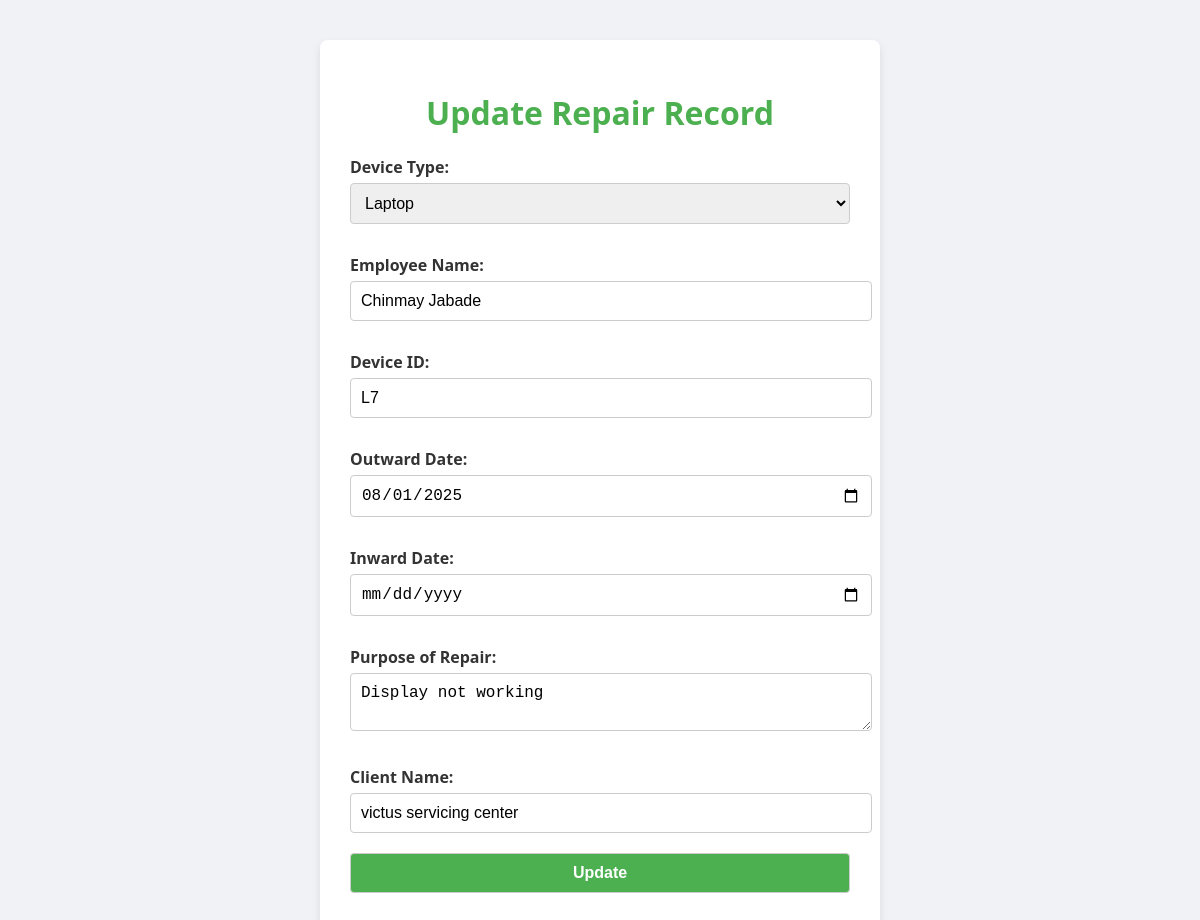
The page /update-repair/1 on the database its author committed.
### models/repair.py (models this page shows, shortened)
class Repair(db.Model):
    __tablename__ = 'repair'
    id = db.Column(db.Integer, primary_key=True)
    device_type = db.Column(db.String(50))
    emp_name = db.Column(db.String(100))
    device_id = db.Column(db.String(50))
    outward_date = db.Column(db.Date, nullable=True)
    inward_date = db.Column(db.Date, nullable=True)
    purpose_of_repair = db.Column(db.Text)
    client_name = db.Column(db.String(100))

### app.py (the view, shortened to what this page needs)
@app.route('/update-repair/<int:repair_id>', methods=['GET', 'POST'])
def update_repair(repair_id):
    repair = Repair.query.get_or_404(repair_id)
    return render_template('update_repair.html', repair=repair)

### Templates/update_repair.html (shortened to what this page needs)
<!DOCTYPE html>
<html lang="en">
<head>
</head>
<body>
  <div class="container">
    <h1>Update Repair Record</h1>
    <form method="POST">
      <label for="device_type">Device Type:</label>
      <select id="device_type" name="device_type" required>
        <option value="Laptop" {% if repair.device_type == 'Laptop' %}selected{% endif %}>Laptop</option>
      </select>
      <label for="emp_name">Employee Name:</label>
      <input type="text" id="emp_name" name="emp_name" value="{{ repair.emp_name }}" required>
      <label for="device_id">Device ID:</label>
      <input type="text" id="device_id" name="device_id" value="{{ repair.device_id }}" required>
      <label for="outward_date">Outward Date:</label>
      <input type="date" id="outward_date" name="outward_date" value="{{ repair.outward_date }}">
      <label for="inward_date">Inward Date:</label>
      <input type="date" id="inward_date" name="inward_date" value="{{ repair.inward_date }}">
      <label for="purpose_of_repair">Purpose of Repair:</label>
      <textarea id="purpose_of_repair" name="purpose_of_repair">{{ repair.purpose_of_repair }}</textarea>
      <label for="client_name">Client Name:</label>
      <input type="text" id="client_name" name="client_name" value="{{ repair.client_name }}" required>
      <input type="submit" value="Update">
    </form>
  </div>
</body>
</html>

### Templates/update_repair.html (style rules this page uses)
body { font-family: 'Segoe UI', Tahoma, Geneva, Verdana, sans-serif; background-color: #f0f2f5; margin: 0; padding: 0; color: #333; }
.container { max-width: 500px; margin: 40px auto; padding: 30px; background: #fff; border-radius: 8px; box-shadow: 0 4px 8px rgba(0,0,0,0.1); }
h1 { text-align: center; color: #4CAF50; }
label { display: block; margin-top: 15px; font-weight: bold; }
input, select, textarea { width: 100%; padding: 10px; margin-top: 5px; margin-bottom: 15px; border: 1px solid #ccc; border-radius: 4px; font-size: 16px; }
input[type="submit"] { background-color: #4CAF50; color: white; font-weight: bold; cursor: pointer; transition: 0.3s; }

### rows shown on the page
Repair: device_type "Laptop", emp_name "Chinmay Jabade", device_id "L7", outward_date "08/01/2025", purpose_of_repair "Display not working", client_name "victus servicing center"
